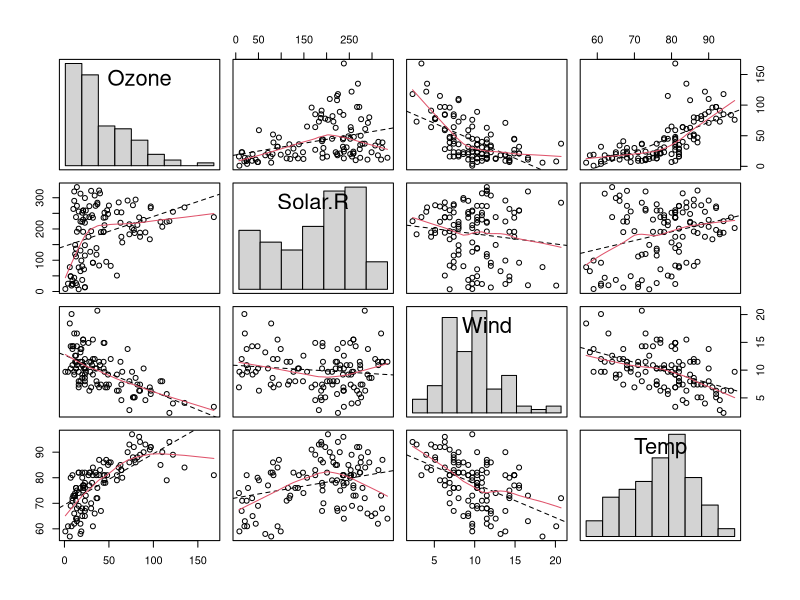
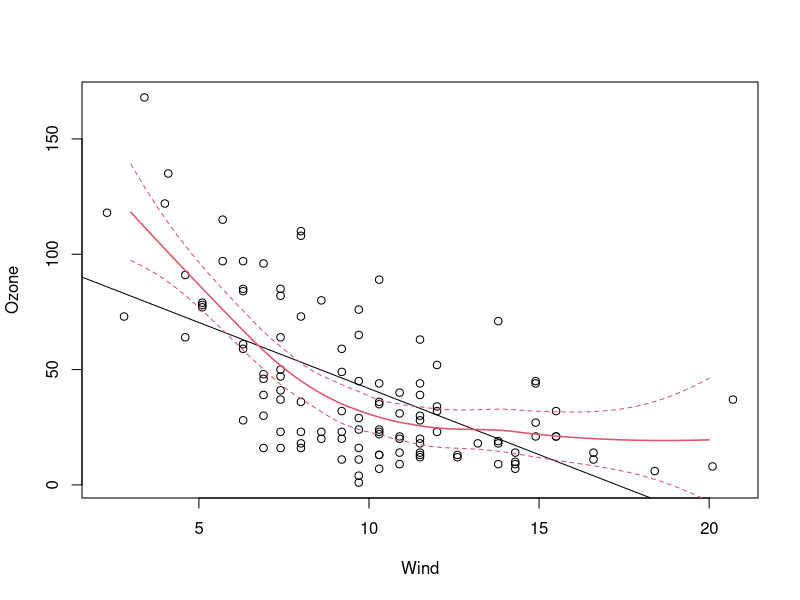
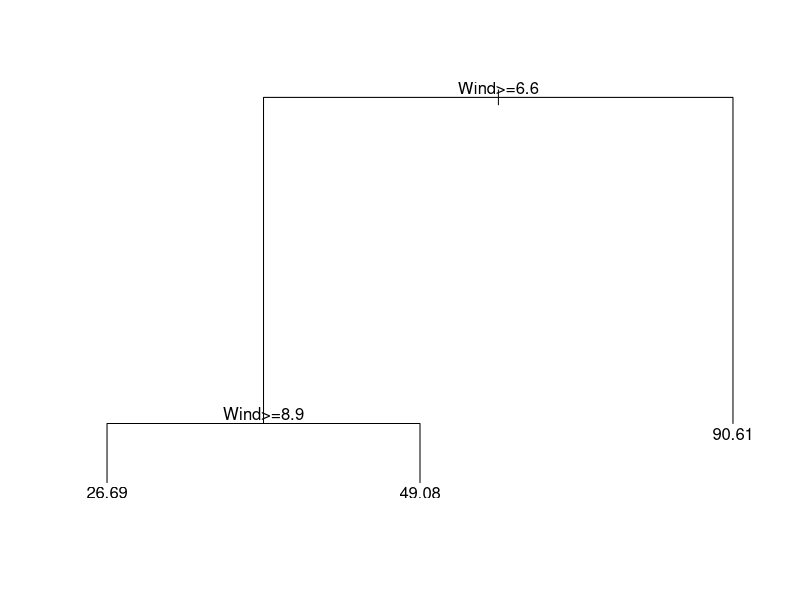
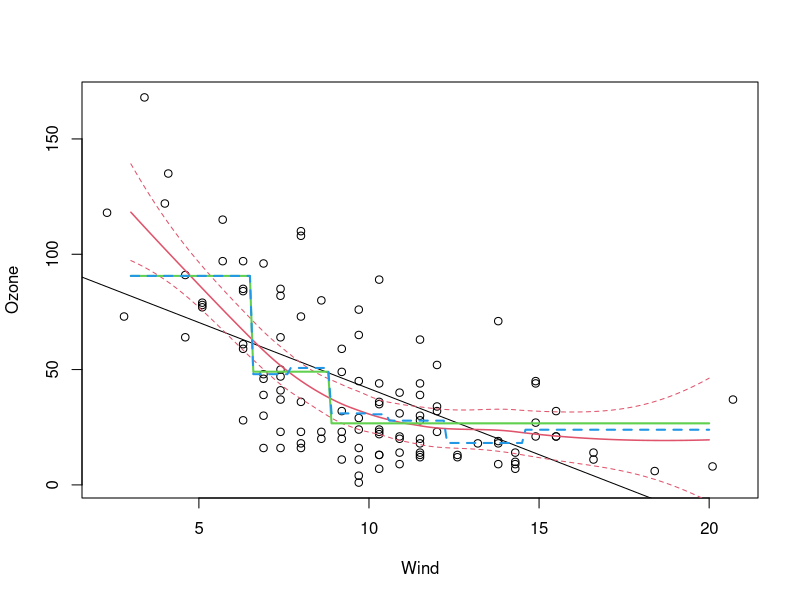
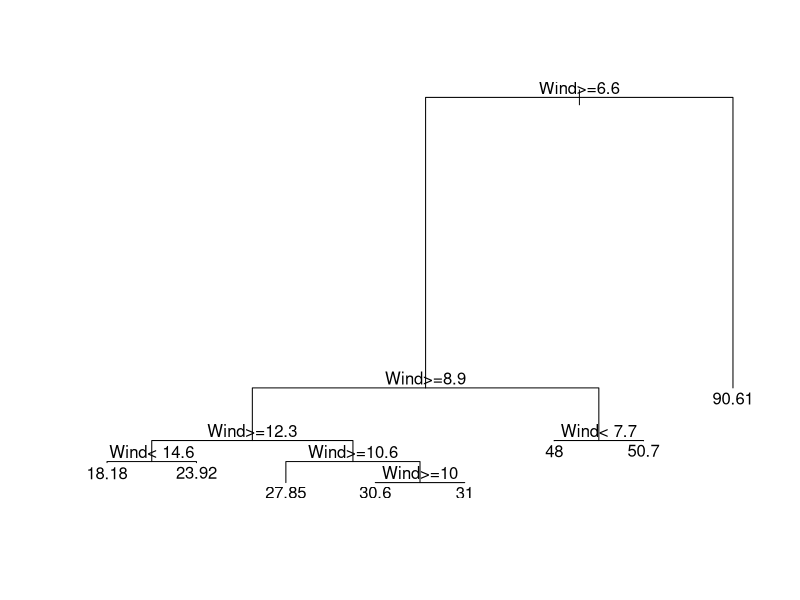
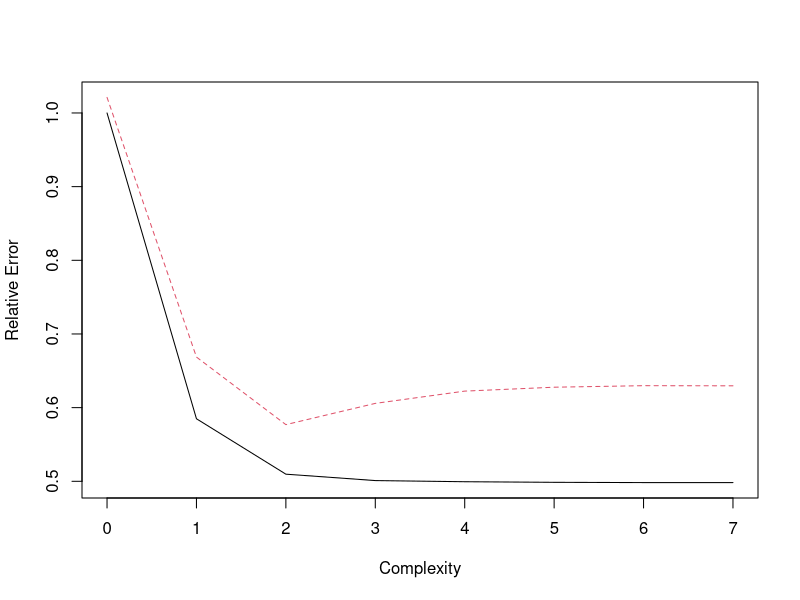
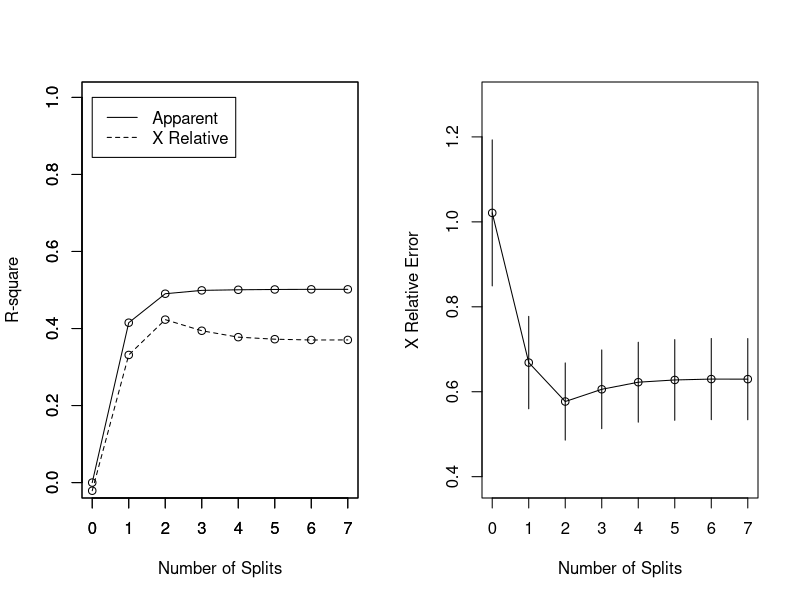
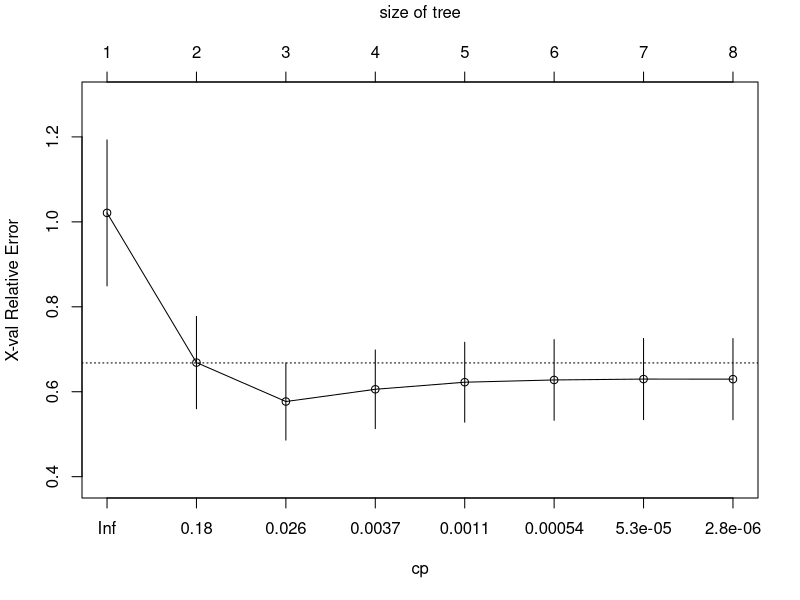

Generate these figures, in order, with R: (Note: this script raises an error after producing the figures.)
# Autor: Marcus Hudec
# -------------------------------------------------------------
# Verwendete Libraries
# -------------------------------------------------------------
library(car)
library(lattice)
library(rpart)


# Pfadangabe
# -------------------------------------------------------------
setwd("C:/Work")
# -------------------------------------------------------------

data <- airquality[complete.cases(airquality),]
attach(data)

head(data)

# All pairwise scattergrams
pairs(data[,1:4],
    panel=function(x, y){
        points(x, y)
        abline(lm(y ~ x), lty="dashed")
        lines(lowess(x, y), col=2)
    },
    diag.panel=function(x){
        par(new=TRUE)
        hist(x, main="", axes=FALSE)
    }
)

# One predictor
plot(Wind, Ozone, xlab="Wind", ylab="Ozone")
abline(lsfit(Wind, Ozone))

res.loess <- loess(Ozone ~ Wind)
h <- seq(3, 20, 0.1)
pv <- predict(res.loess, data.frame(Wind = h), se = TRUE)

lines(h, pv$fit, lwd=1.5, col=2)
lines(h, pv$fit+2*pv$se.fit, col=2, lty=2)
lines(h, pv$fit-2*pv$se.fit, col=2, lty=2)

# Regression Tree
res <- rpart(Ozone ~ Wind)
plot(res)
text(res)
tree.pre <- predict(res, data.frame(Wind=h))

plot(Wind, Ozone, xlab="Wind", ylab="Ozone")
abline(lsfit(Wind, Ozone))
lines(h, pv$fit, lwd=1.5, col=2)
lines(h, pv$fit+2*pv$se.fit, col=2, lty=2)
lines(h, pv$fit-2*pv$se.fit, col=2, lty=2)
lines(h, tree.pre, col=3, lwd=2)

# A more complex tree
res.2 <- rpart(Ozone ~ Wind , cp=0.000001)
tree.pre.2 <- predict(res.2, data.frame(Wind=h))
lines(h, tree.pre.2, col=4, lwd=2, lty=2)

plot(res.2)
text(res.2)

# Choosing the cost complexity parameter
 
xx <- printcp(res.2)
matplot(xx[,2], xx[,3:4], type="l", 
        ylab="Relative Error", xlab="Complexity")

# Pre-defined plots
par(mfrow=c(1,2))
rsq.rpart(res.2)
par(mfrow=c(1,1))

plotcp(res.2, minline = TRUE, lty = 3, col = 1,
       upper = "size")


# Final Model
res <- rpart(Ozone ~ Wind, cp=0.026)
plot(res)
text(res)

h <- seq(from=2, to=25, length=400)
tree.pre <- predict(res, data.frame(Wind=h))
plot(Wind, Ozone, xlab="Wind", ylab="Ozone")
lines(h, tree.pre, lwd=1.5)

# Two Explanatory Variables



h1   <- seq(from=2, to=25, length=40)
h2   <- seq(from=50, to=100, length=40)
grid <- expand.grid(list(Wind=h1, Temp=h2))

scatter3d(Ozone ~ Wind + Temp)
scatter3d(Ozone ~ Wind + Temp, fit="quadratic")

res  <- lm(Ozone ~ poly(Wind,3) + poly(Temp,3))
Ozone.Est <- predict(res, data.frame(grid))
wireframe(Ozone.Est ~ Wind * Temp, data=grid, drape=T, 
          at=quantile(Ozone.Est, 0:24/25),col.regions=heat.colors(25))


res <- rpart(Ozone ~ Wind + Temp, cp=0.0000001)
plot(res)
text(res)
printcp(res)
plotcp(res)

res <- rpart(Ozone ~ Wind + Temp, cp=0.0051424)
plot(res)
text(res)

h1 <- seq(from=2, to=25, length=40)
h2 <- seq(from=50, to=100, length=40)
grid <- expand.grid(list(Wind=h1, Temp=h2))
Ozone.Est <- predict(res, data.frame(grid))
wireframe(Ozone.Est ~ Wind * Temp, data=grid, drape=T, 
          at=quantile(Ozone.Est, 0:24/25),col.regions=heat.colors(25))

# More Regressors
res <- rpart(Ozone ~ Wind + Solar.R + Temp, cp=0.00001)
printcp(res)
plotcp(res)

res <- rpart(Ozone ~ Wind + Solar.R + Temp, cp=0.0026759)
plot(res)
text(res)
